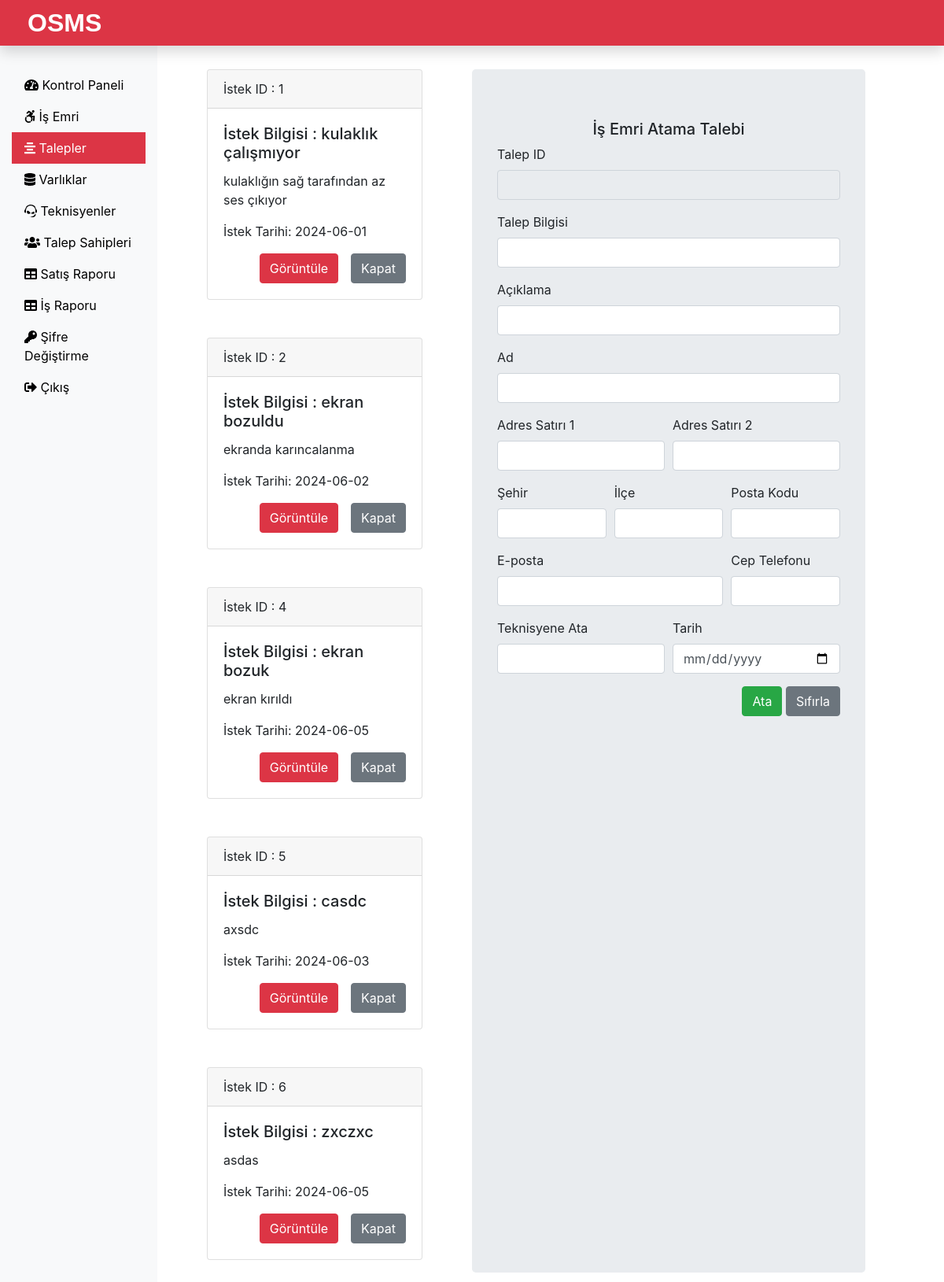
/Admin/request.php (signed in), run on the app's committed database.
### tables this page shows
CREATE TABLE `submitrequest_tb` (
  `request_id` int(11) NOT NULL,
  `request_info` text NOT NULL,
  `request_desc` text NOT NULL,
  `requester_name` varchar(60) NOT NULL,
  `requester_add1` text NOT NULL,
  `requester_add2` text NOT NULL,
  `requester_city` varchar(60) NOT NULL,
  `requester_state` varchar(60) NOT NULL,
  `requester_zip` int(11) NOT NULL,
  `requester_email` varchar(60) NOT NULL,
  `requester_mobile` bigint(11) NOT NULL,
  `request_date` date NOT NULL
);

### Admin/request.php (the view, shortened to what this page needs)
<?php
include('includes/header.php');
include('../dbConnection.php');
?>
<div class="col-sm-4 mb-5">
  <?php
 $sql = "SELECT request_id, request_info, request_desc, request_date FROM submitrequest_tb";
 $result = $conn->query($sql);
 if($result->num_rows > 0){
  while($row = $result->fetch_assoc()){
   echo '<div class="card mt-5 mx-5">';
   echo '<div class="card-header">';
   echo 'İstek ID : '. $row['request_id'];
   echo '</div>';
   echo '<div class="card-body">';
   echo '<h5 class="card-title">İstek Bilgisi : ' . $row['request_info'] . '</h5>';
   echo '<p class="card-text">' . $row['request_desc'] . '</p>';
   echo '<p class="card-text">İstek Tarihi: ' . $row['request_date'] . '</p>';
   echo '<div class="float-right">';
   echo '<form action="" method="POST"> <input type="hidden" name="id" value='. $row["request_id"] .'><input type="submit" class="btn btn-danger mr-3" name="view" value="Görüntüle"><input type="submit" class="btn btn-secondary" name="close" value="Kapat"></form>';
   echo '</div>' ;
   echo '</div>' ;
   echo'</div>';
  }
 }
 ?>
</div>
<?php
  include('assignworkform.php');
  include('includes/footer.php');
?>

### data on the page
submitrequest_tb: request_id "1", request_info "kulaklık çalışmıyor", request_desc "kulaklığın sağ tarafından az ses çıkıyor", request_date "2024-06-01"
submitrequest_tb: request_id "2", request_info "ekran bozuldu", request_desc "ekranda karıncalanma", request_date "2024-06-02"
submitrequest_tb: request_id "4", request_info "ekran bozuk", request_desc "ekran kırıldı", request_date "2024-06-05"
submitrequest_tb: request_id "5", request_info "casdc", request_desc "axsdc", request_date "2024-06-03"
submitrequest_tb: request_id "6", request_info "zxczxc", request_desc "asdas", request_date "2024-06-05"
